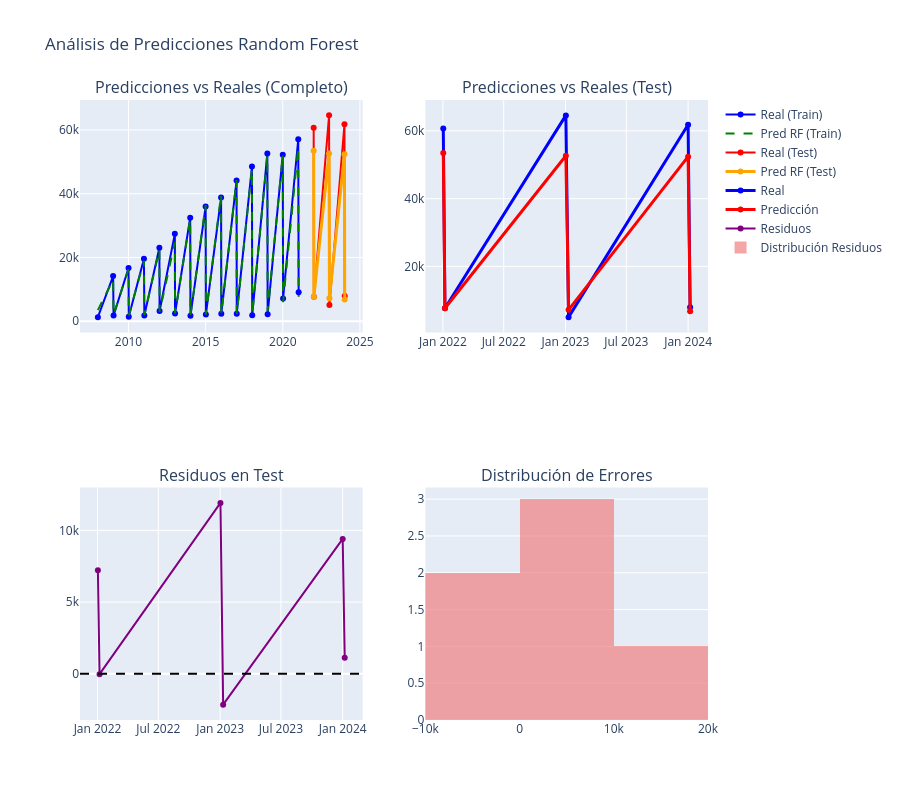
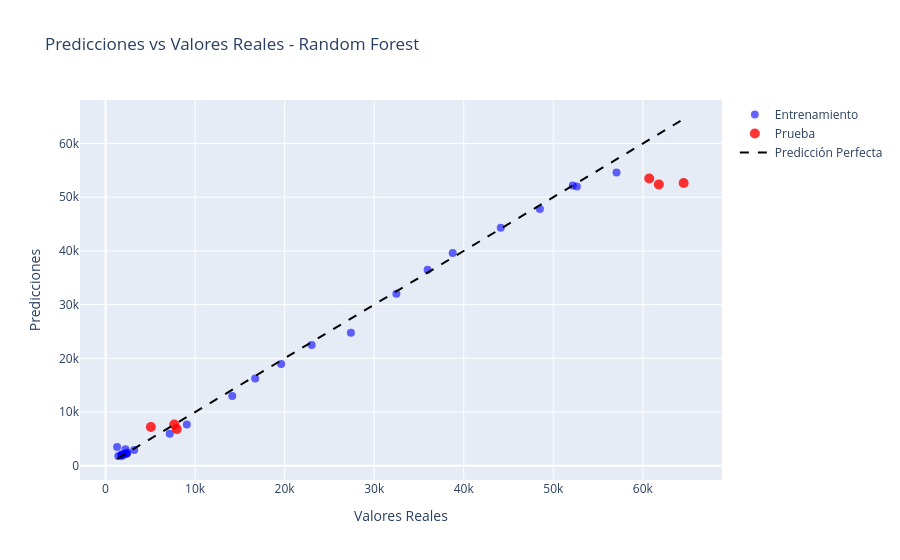

Notebook code for these charts, in order:
### Code cell
# ============================================================================
# VISUALIZACIÓN DE PREDICCIONES
# ============================================================================

print("\n" + "="*60)
print("📊 VISUALIZACIÓN DE PREDICCIONES")
print("="*60)

# Usar el índice temporal existente de df para visualización
fechas_completas = pd.to_datetime(df['fecha'])
fechas_train = fechas_completas.iloc[:len(y_train)]
fechas_test = fechas_completas.iloc[len(y_train):]

# Gráfico de predicciones vs reales
fig = make_subplots(
    rows=2, cols=2,
    subplot_titles=('Predicciones vs Reales (Completo)',
                   'Predicciones vs Reales (Test)',
                   'Residuos en Test',
                   'Distribución de Errores'),
    specs=[[{"secondary_y": False}, {"secondary_y": False}],
           [{"secondary_y": False}, {"secondary_y": False}]]
)

# Gráfico 1: Serie completa
fig.add_trace(
    go.Scatter(x=fechas_train, y=y_train, mode='lines+markers',
               name='Real (Train)', line=dict(color='blue', width=2)),
    row=1, col=1
)
fig.add_trace(
    go.Scatter(x=fechas_train, y=best_pred_train, mode='lines',
               name='Pred RF (Train)', line=dict(color='green', width=2, dash='dash')),
    row=1, col=1
)
fig.add_trace(
    go.Scatter(x=fechas_test, y=y_test, mode='lines+markers',
               name='Real (Test)', line=dict(color='red', width=2)),
    row=1, col=1
)
fig.add_trace(
    go.Scatter(x=fechas_test, y=best_pred_test, mode='lines+markers',
               name='Pred RF (Test)', line=dict(color='orange', width=3)),
    row=1, col=1
)

# Gráfico 2: Solo período de test
fig.add_trace(
    go.Scatter(x=fechas_test, y=y_test, mode='lines+markers',
               name='Real', line=dict(color='blue', width=3)),
    row=1, col=2
)
fig.add_trace(
    go.Scatter(x=fechas_test, y=best_pred_test, mode='lines+markers',
               name='Predicción', line=dict(color='red', width=3)),
    row=1, col=2
)

# Gráfico 3: Residuos
residuos_test = y_test - best_pred_test
fig.add_trace(
    go.Scatter(x=fechas_test, y=residuos_test, mode='lines+markers',
               name='Residuos', line=dict(color='purple', width=2)),
    row=2, col=1
)
fig.add_hline(y=0, line=dict(color='black', dash='dash'), row=2, col=1)

# Gráfico 4: Distribución de errores
fig.add_trace(
    go.Histogram(x=residuos_test, name='Distribución Residuos',
                marker_color='lightcoral', opacity=0.7),
    row=2, col=2
)

fig.update_layout(height=800, showlegend=True,
                  title_text="Análisis de Predicciones Random Forest")
fig.show()

# Gráfico de dispersión predicciones vs reales
fig_scatter = go.Figure()

# Datos de entrenamiento
fig_scatter.add_trace(go.Scatter(
    x=y_train, y=best_pred_train,
    mode='markers', name='Entrenamiento',
    marker=dict(color='blue', size=8, opacity=0.6)
))

# Datos de test
fig_scatter.add_trace(go.Scatter(
    x=y_test, y=best_pred_test,
    mode='markers', name='Prueba',
    marker=dict(color='red', size=10, opacity=0.8)
))

# Línea perfecta y=x
min_val = min(y.min(), min(best_pred_train.min(), best_pred_test.min()))
max_val = max(y.max(), max(best_pred_train.max(), best_pred_test.max()))
fig_scatter.add_trace(go.Scatter(
    x=[min_val, max_val], y=[min_val, max_val],
    mode='lines', name='Predicción Perfecta',
    line=dict(color='black', dash='dash', width=2)
))

fig_scatter.update_layout(
    title='Predicciones vs Valores Reales - Random Forest',
    xaxis_title='Valores Reales',
    yaxis_title='Predicciones',
    showlegend=True
)
fig_scatter.show()

### Figure 1 — Plotly figure (JSON) as saved in the notebook; plotly's stock layout.template omitted (floating-point values rounded to 4 significant figures)
{"data": [{"line": {"color": "blue", "width": 2}, "mode": "lines+markers", "name": "Real (Train)", "type": "scatter", "x": ["2008-01-07T00:00:00", "2009-01-02T00:00:00", "2009-01-12T00:00:00", "2010-01-02T00:00:00", "2010-01-07T00:00:00", "2011-01-02T00:00:00", "2011-01-11T00:00:00", "2012-01-02T00:00:00", "2012-01-07T00:00:00", "2013-01-02T00:00:00", "2013-01-07T00:00:00", "2014-01-01T00:00:00", "2014-01-07T00:00:00", "2015-01-01T00:00:00", "2015-01-07T00:00:00", "2016-01-02T00:00:00", "2016-01-07T00:00:00", "2017-01-02T00:00:00", "2017-01-07T00:00:00", "2018-01-02T00:00:00", "2018-01-08T00:00:00", "2019-01-01T00:00:00", "2019-01-08T00:00:00", "2020-01-01T00:00:00", "2020-01-09T00:00:00", "2021-01-02T00:00:00", "2021-01-11T00:00:00"], "xaxis": "x", "y": [1292, 14149, 1772, 16711, 1428, 19618, 1825, 23022, 3199, 27402, 2420, 32481, 1756, 35965, 2107, 38768, 2388, 44134, 2315, 48501, 1888, 52633, 2222, 52177, 7169, 57060, 9077], "yaxis": "y"}, {"line": {"color": "green", "dash": "dash", "width": 2}, "mode": "lines", "name": "Pred RF (Train)", "type": "scatter", "x": ["2008-01-07T00:00:00", "2009-01-02T00:00:00", "2009-01-12T00:00:00", "2010-01-02T00:00:00", "2010-01-07T00:00:00", "2011-01-02T00:00:00", "2011-01-11T00:00:00", "2012-01-02T00:00:00", "2012-01-07T00:00:00", "2013-01-02T00:00:00", "2013-01-07T00:00:00", "2014-01-01T00:00:00", "2014-01-07T00:00:00", "2015-01-01T00:00:00", "2015-01-07T00:00:00", "2016-01-02T00:00:00", "2016-01-07T00:00:00", "2017-01-02T00:00:00", "2017-01-07T00:00:00", "2018-01-02T00:00:00", "2018-01-08T00:00:00", "2019-01-01T00:00:00", "2019-01-08T00:00:00", "2020-01-01T00:00:00", "2020-01-09T00:00:00", "2021-01-02T00:00:00", "2021-01-11T00:00:00"], "xaxis": "x", "y": [3498.0, 12990.0, 2041.0, 16260.0, 1819.0, 18960.0, 1883.0, 22470.0, 2944.0, 24760.0, 2418.0, 32050.0, 1904.0, 36480.0, 2098.0, 39630.0, 2296.0, 44290.0, 2295.0, 47780.0, 2163.0, 51980.0, 3095.0, 52170.0, 5975.0, 54600.0, 7701.0], "yaxis": "y"}, {"line": {"color": "red", "width": 2}, "mode": "lines+markers", "name": "Real (Test)", "type": "scatter", "x": ["2022-01-02T00:00:00", "2022-01-07T00:00:00", "2023-01-02T00:00:00", "2023-01-10T00:00:00", "2024-01-01T00:00:00", "2024-01-07T00:00:00"], "xaxis": "x", "y": [60713, 7673, 64557, 5066, 61788, 7954], "yaxis": "y"}, {"line": {"color": "orange", "width": 3}, "mode": "lines+markers", "name": "Pred RF (Test)", "type": "scatter", "x": ["2022-01-02T00:00:00", "2022-01-07T00:00:00", "2023-01-02T00:00:00", "2023-01-10T00:00:00", "2024-01-01T00:00:00", "2024-01-07T00:00:00"], "xaxis": "x", "y": [53490.0, 7696.0, 52640.0, 7211.0, 52380.0, 6830.0], "yaxis": "y"}, {"line": {"color": "blue", "width": 3}, "mode": "lines+markers", "name": "Real", "type": "scatter", "x": ["2022-01-02T00:00:00", "2022-01-07T00:00:00", "2023-01-02T00:00:00", "2023-01-10T00:00:00", "2024-01-01T00:00:00", "2024-01-07T00:00:00"], "xaxis": "x2", "y": [60713, 7673, 64557, 5066, 61788, 7954], "yaxis": "y2"}, {"line": {"color": "red", "width": 3}, "mode": "lines+markers", "name": "Predicción", "type": "scatter", "x": ["2022-01-02T00:00:00", "2022-01-07T00:00:00", "2023-01-02T00:00:00", "2023-01-10T00:00:00", "2024-01-01T00:00:00", "2024-01-07T00:00:00"], "xaxis": "x2", "y": [53490.0, 7696.0, 52640.0, 7211.0, 52380.0, 6830.0], "yaxis": "y2"}, {"line": {"color": "purple", "width": 2}, "mode": "lines+markers", "name": "Residuos", "type": "scatter", "x": ["2022-01-02T00:00:00", "2022-01-07T00:00:00", "2023-01-02T00:00:00", "2023-01-10T00:00:00", "2024-01-01T00:00:00", "2024-01-07T00:00:00"], "xaxis": "x3", "y": [7224.0, -22.95, 11920.0, -2145.0, 9403.0, 1124.0], "yaxis": "y3"}, {"marker": {"color": "lightcoral"}, "name": "Distribución Residuos", "opacity": 0.7, "type": "histogram", "x": [7224.0, -22.95, 11920.0, -2145.0, 9403.0, 1124.0], "xaxis": "x4", "yaxis": "y4"}], "layout": {"annotations": [{"font": {"size": 16}, "showarrow": false, "text": "Predicciones vs Reales (Completo)", "x": 0.225, "xanchor": "center", "xref": "paper", "y": 1, "yanchor": "bottom", "yref": "paper"}, {"font": {"size": 16}, "showarrow": false, "text": "Predicciones vs Reales (Test)", "x": 0.775, "xanchor": "center", "xref": "paper", "y": 1, "yanchor": "bottom", "yref": "paper"}, {"font": {"size": 16}, "showarrow": false, "text": "Residuos en Test", "x": 0.225, "xanchor": "center", "xref": "paper", "y": 0.375, "yanchor": "bottom", "yref": "paper"}, {"font": {"size": 16}, "showarrow": false, "text": "Distribución de Errores", "x": 0.775, "xanchor": "center", "xref": "paper", "y": 0.375, "yanchor": "bottom", "yref": "paper"}], "height": 800, "shapes": [{"line": {"color": "black", "dash": "dash"}, "type": "line", "x0": 0, "x1": 1, "xref": "x3 domain", "y0": 0, "y1": 0, "yref": "y3"}], "showlegend": true, "title": {"text": "Análisis de Predicciones Random Forest"}, "xaxis": {"anchor": "y", "domain": [0, 0.45]}, "xaxis2": {"anchor": "y2", "domain": [0.55, 1]}, "xaxis3": {"anchor": "y3", "domain": [0, 0.45]}, "xaxis4": {"anchor": "y4", "domain": [0.55, 1]}, "yaxis": {"anchor": "x", "domain": [0.625, 1]}, "yaxis2": {"anchor": "x2", "domain": [0.625, 1]}, "yaxis3": {"anchor": "x3", "domain": [0, 0.375]}, "yaxis4": {"anchor": "x4", "domain": [0, 0.375]}}}

### Figure 2 — Plotly figure (JSON) as saved in the notebook; plotly's stock layout.template omitted (floating-point values rounded to 4 significant figures)
{"data": [{"marker": {"color": "blue", "opacity": 0.6, "size": 8}, "mode": "markers", "name": "Entrenamiento", "type": "scatter", "x": [1292, 14149, 1772, 16711, 1428, 19618, 1825, 23022, 3199, 27402, 2420, 32481, 1756, 35965, 2107, 38768, 2388, 44134, 2315, 48501, 1888, 52633, 2222, 52177, 7169, 57060, 9077], "y": [3498.0, 12990.0, 2041.0, 16260.0, 1819.0, 18960.0, 1883.0, 22470.0, 2944.0, 24760.0, 2418.0, 32050.0, 1904.0, 36480.0, 2098.0, 39630.0, 2296.0, 44290.0, 2295.0, 47780.0, 2163.0, 51980.0, 3095.0, 52170.0, 5975.0, 54600.0, 7701.0]}, {"marker": {"color": "red", "opacity": 0.8, "size": 10}, "mode": "markers", "name": "Prueba", "type": "scatter", "x": [60713, 7673, 64557, 5066, 61788, 7954], "y": [53490.0, 7696.0, 52640.0, 7211.0, 52380.0, 6830.0]}, {"line": {"color": "black", "dash": "dash", "width": 2}, "mode": "lines", "name": "Predicción Perfecta", "type": "scatter", "x": [1292, 64557], "y": [1292, 64557]}], "layout": {"showlegend": true, "title": {"text": "Predicciones vs Valores Reales - Random Forest"}, "xaxis": {"title": {"text": "Valores Reales"}}, "yaxis": {"title": {"text": "Predicciones"}}}}
